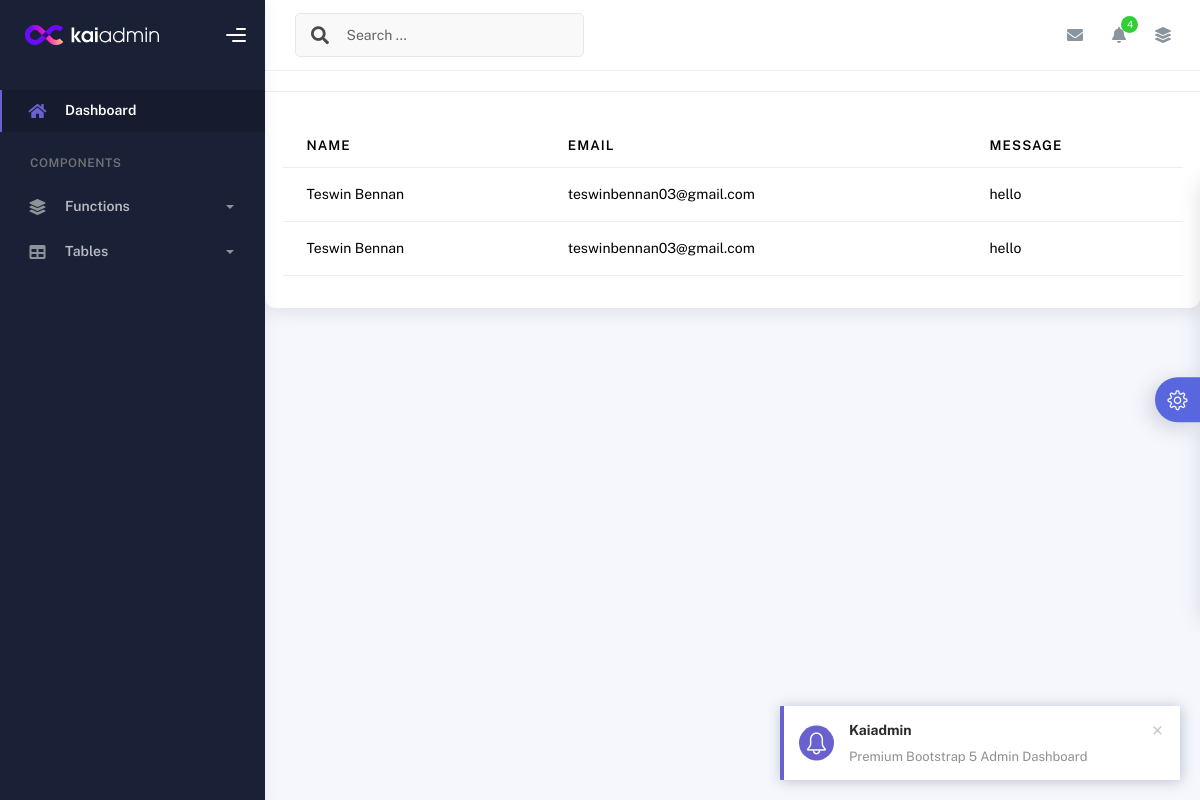
The page /contacttable on the database its author committed.
### userapp/models.py (models this page shows)
class cont(models.Model):
    name=models.CharField(max_length=255)
    email=models.EmailField(max_length=255)
    message=models.TextField(max_length=255)

### adminapp/views.py (the view)
# urls.py: path('contacttable',views.contacttable,name='contacttable'),
def contacttable(request):
    data2=cont.objects.all()
    return render(request,'contacttable.html',{'data2':data2})

### adminapp/templates/contacttable.html (shortened to what this page needs)
{% extends 'admin1.html' %}
{% block content %}
<div class="card">
    <div class="card-body">
      <table class="table mt-3">
        <thead>
          <tr>
            <th scope="col">Name</th>
            <th scope="col">Email</th>
            <th scope="col">Message</th>
          </tr>
        </thead>
        {% for i in data2 %}
        <tbody>
          <tr>
            <td>{{i.name}}</td>
            <td>{{i.email}}</td>
            <td>{{i.message}}</td>
          </tr>
        </tbody>
        {% endfor %}
      </table>
    </div>
  </div>
{% endblock %}

### rows shown on the page
cont: name "Teswin Bennan", email "teswinbennan03@gmail.com", message "hello"
cont: name "Teswin Bennan", email "teswinbennan03@gmail.com", message "hello"
